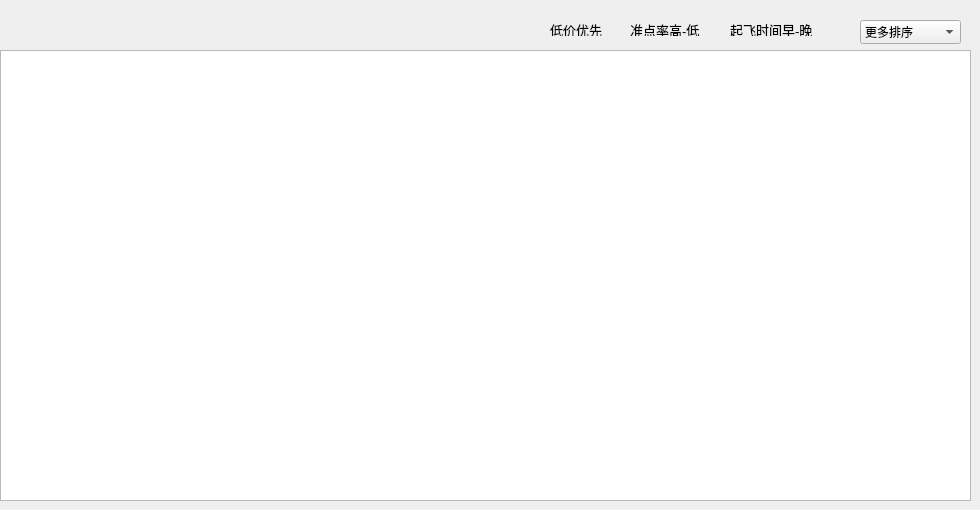
    <widget class="QWidget" name="tab_8">
     <attribute name="title">
      <string>返程</string>
     </attribute>
     <widget class="QListWidget" name="listWidgetReturn">
      <property name="geometry">
       <rect>
        <x>0</x>
        <y>50</y>
        <width>971</width>
        <height>451</height>
       </rect>
      </property>
      <property name="styleSheet">
       <string notr="true">QListWidget { border: none; background-color: #F5F5F5; }；
setSpacing(8)；
</string>
      </property>
     </widget>
     <widget class="QWidget" name="widget_9" native="true">
      <property name="geometry">
       <rect>
        <x>0</x>
        <y>0</y>
        <width>961</width>
        <height>51</height>
       </rect>
      </property>
      <widget class="QComboBox" name="comboBox_4">
       <property name="geometry">
        <rect>
         <x>860</x>
         <y>20</y>
         <width>101</width>
         <height>24</height>
        </rect>
       </property>
       <item>
        <property name="text">
         <string>更多排序</string>
        </property>
       </item>
       <item>
        <property name="text">
         <string>耗时短-长</string>
        </property>
       </item>
       <item>
        <property name="text">
         <string>耗时长-短</string>
        </property>
       </item>
       <item>
        <property name="text">
         <string>价格高-低</string>
        </property>
       </item>
       <item>
        <property name="text">
         <string>到达早-晚</string>
        </property>
       </item>
       <item>
        <property name="text">
         <string>到达晚-早</string>
        </property>
       </item>
       <item>
        <property name="text">
         <string>起飞晚-早</string>
        </property>
       </item>
      </widget>
      <widget class="ClickableLabel" name="ontime_2">
       <property name="geometry">
        <rect>
         <x>630</x>
         <y>20</y>
         <width>71</width>
         <height>16</height>
        </rect>
       </property>
       <property name="text">
        <string>&lt;html&gt;&lt;head/&gt;&lt;body&gt;&lt;p&gt;&lt;span style=&quot; font-size:10pt;&quot;&gt;准点率高-低&lt;/span&gt;&lt;/p&gt;&lt;/body&gt;&lt;/html&gt;</string>
       </property>
      </widget>
      <widget class="ClickableLabel" name="depart_2">
       <property name="geometry">
        <rect>
         <x>730</x>
         <y>20</y>
         <width>101</width>
         <height>16</height>
        </rect>
       </property>
       <property name="text">
        <string>&lt;html&gt;&lt;head/&gt;&lt;body&gt;&lt;p&gt;&lt;span style=&quot; font-size:10pt;&quot;&gt;起飞时间早-晚&lt;/span&gt;&lt;/p&gt;&lt;/body&gt;&lt;/html&gt;</string>
       </property>
      </widget>
      <widget class="ClickableLabel" name="dijia_2">
       <property name="geometry">
        <rect>
         <x>550</x>
         <y>20</y>
         <width>71</width>
         <height>16</height>
        </rect>
       </property>
       <property name="text">
        <string>&lt;html&gt;&lt;head/&gt;&lt;body&gt;&lt;p&gt;&lt;span style=&quot; font-size:10pt;&quot;&gt;低价优先&lt;/span&gt;&lt;/p&gt;&lt;/body&gt;&lt;/html&gt;</string>
       </property>
      </widget>
     </widget>
    </widget>
